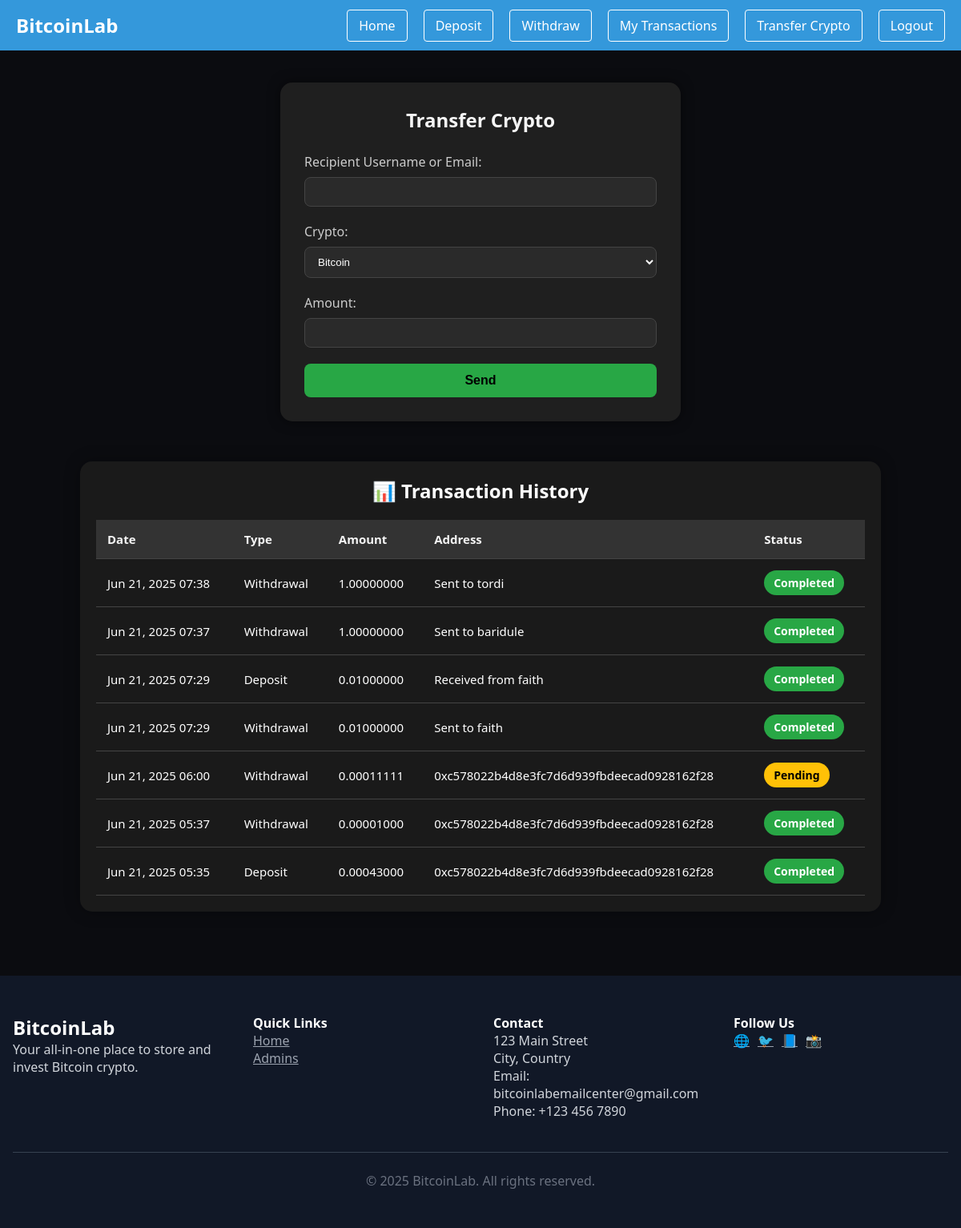
/transfer_crypto (signed in), run on the app's committed database.
### core/models.py (models this page shows)
class Transaction(models.Model):
    TRANSACTION_TYPES = [('deposit', 'Deposit'), ('withdrawal', 'Withdrawal')]
    STATUS_CHOICES = [('pending', 'Pending'), ('completed', 'Completed')]
    user = models.ForeignKey(User, on_delete=models.CASCADE)
    amount = models.DecimalField(max_digits=18, decimal_places=8)
    transaction_type = models.CharField(max_length=10, choices=TRANSACTION_TYPES)
    address = models.CharField(max_length=255)
    status = models.CharField(max_length=20, choices=STATUS_CHOICES, default='pending')
    created_at = models.DateTimeField(auto_now_add=True)

### core/views.py (the view, shortened to what this page needs)
# urls.py: path('transfer_crypto', views.transfer_crypto, name='transfer_crypto'),
@login_required
def transfer_crypto(request):
    user = request.user
    form = UserToUserTransferForm(request.POST or None)
    transactions = Transaction.objects.filter(user=user).order_by('-created_at')
    return render(request, 'wallet/transfer_crypto.html', {
        'form': form,
        'transactions': transactions
    })

### core/forms.py (shortened to what this page needs)
class UserToUserTransferForm(forms.Form):
    recipient_identifier = forms.CharField(
        label="Recipient Username or Email",
        widget=forms.TextInput(attrs={'class': 'form-control'})
    )
    crypto = forms.ChoiceField(
        choices=UserToUserTransfer.CRYPTO_CHOICES,
        widget=forms.Select(attrs={'class': 'form-control'})
    )
    amount = forms.DecimalField(
        max_digits=18,
        decimal_places=8,
        widget=forms.NumberInput(attrs={'class': 'form-control', 'step': '0.00000001'})
    )

### templates/wallet/transfer_crypto.html (shortened to what this page needs)
{% extends 'base.html' %}
{% load static %}
{% block content %}
<div class="transfer-container">
  <h2>Transfer Crypto</h2>
  <form method="POST">
    <div class="form-group">
      {{ form.recipient_identifier.label_tag }} {{ form.recipient_identifier }}
    </div>
    <div class="form-group">
      {{ form.crypto.label_tag }} {{ form.crypto }}
    </div>
    <div class="form-group">
      {{ form.amount.label_tag }} {{ form.amount }}
    </div>
    <button type="submit" class="btn btn-success">Send</button>
  </form>
</div>
<div class="transaction-history">
  <h2>📊 Transaction History</h2>
  <div class="table-responsive">
    <table class="transaction-table">
      <thead>
        <tr>
          <th>Date</th>
          <th>Type</th>
          <th>Amount</th>
          <th>Address</th>
          <th>Status</th>
        </tr>
      </thead>
      <tbody>
        {% for tx in transactions %}
        <tr>
          <td>{{ tx.created_at|date:"M d, Y H:i" }}</td>
          <td>{{ tx.transaction_type|title }}</td>
          <td>{{ tx.amount }}</td>
          <td>{{ tx.address }}</td>
          <td><span class="badge badge-{{ tx.status }}">{{ tx.status|title }}</span></td>
        </tr>
        {% empty %}
        <tr>
          <td colspan="5" class="text-center">No transactions found.</td>
        </tr>
        {% endfor %}
      </tbody>
    </table>
  </div>
</div>
{% endblock %}

### templates/base.html (style rules this page uses)
* { margin: 0; padding: 0; box-sizing: border-box; }
body { font-family: 'Segoe UI', sans-serif; }

### templates/wallet/transfer_crypto.html (style rules this page uses)
body { background-color: #0b0c10; color: #ffffff; font-family: 'Segoe UI', sans-serif; }
.transfer-container { max-width: 500px; margin: 40px auto 30px; padding: 30px; background: #1f1f1f; border-radius: 15px; box-shadow: 0 0 15px rgba(0,0,0,0.5); }
.transfer-container h2 { text-align: center; color: #f5f5f5; margin-bottom: 25px; }
.form-group { margin-bottom: 20px; }
label { font-weight: 500; margin-bottom: 8px; display: block; color: #ccc; }
input, select { width: 100%; padding: 10px 12px; background: #2a2a2a; border: 1px solid #444; border-radius: 8px; color: #fff; }
.btn-success { width: 100%; padding: 12px; border-radius: 8px; font-size: 16px; font-weight: bold; background-color: #28a745; border: none; transition: background-color 0.3s ease; }
.transaction-history { max-width: 1000px; margin: 50px auto; padding: 20px; background: #1a1a1a; border-radius: 15px; box-shadow: 0 0 20px rgba(0,0,0,0.3); }
.transaction-history h2 { text-align: center; color: #ffffff; margin-bottom: 20px; }
.table-responsive { overflow-x: auto; width: 100%; }
.transaction-table { width: 100%; border-collapse: collapse; font-size: 15px; min-width: 600px; }
.transaction-table thead { background-color: #333; color: #f5f5f5; }
.transaction-table th, .transaction-table td { padding: 14px; text-align: left; border-bottom: 1px solid #444; white-space: nowrap; }
.badge { padding: 6px 12px; border-radius: 20px; font-size: 14px; font-weight: 600; display: inline-block; text-transform: capitalize; }
.badge-pending { background-color: #ffc107; color: #000; }
.badge-completed { background-color: #28a745; color: #fff; }

### data on the page
Transaction: created_at "Jun 21, 2025 07:38", transaction_type "Withdrawal", amount "1.00000000", address "Sent to tordi", status "Completed"
Transaction: created_at "Jun 21, 2025 07:37", transaction_type "Withdrawal", amount "1.00000000", address "Sent to baridule", status "Completed"
Transaction: created_at "Jun 21, 2025 07:29", transaction_type "Deposit", amount "0.01000000", address "Received from faith", status "Completed"
Transaction: created_at "Jun 21, 2025 07:29", transaction_type "Withdrawal", amount "0.01000000", address "Sent to faith", status "Completed"
Transaction: created_at "Jun 21, 2025 06:00", transaction_type "Withdrawal", amount "0.00011111", address "0xc578022b4d8e3fc7d6d939fbdeecad0928162f28", status "Pending"
Transaction: created_at "Jun 21, 2025 05:37", transaction_type "Withdrawal", amount "0.00001000", address "0xc578022b4d8e3fc7d6d939fbdeecad0928162f28", status "Completed"
Transaction: created_at "Jun 21, 2025 05:35", transaction_type "Deposit", amount "0.00043000", address "0xc578022b4d8e3fc7d6d939fbdeecad0928162f28", status "Completed"
